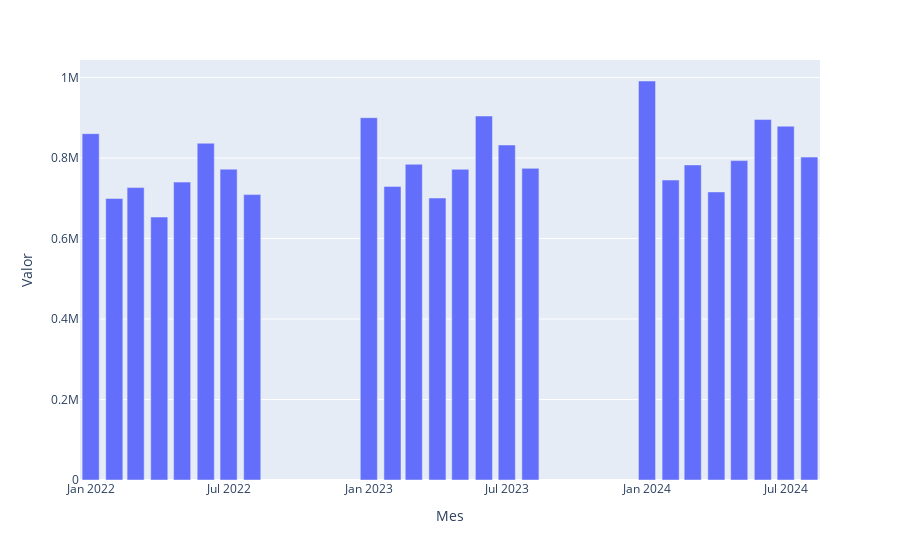

Notebook source saved alongside this figure:
### Code cell
# temporal (dias/mes/ano)
vendas_mes = vendas_df[["Mes", "Valor"]]
vendas_mes = vendas_mes.groupby("Mes", as_index=False).sum()
display(vendas_mes)

# grafico
grafico = px.bar(vendas_mes, x=vendas_mes["Mes"].astype(str), y="Valor")
grafico.show()

### Figure 1 — Plotly figure (JSON) as saved in the notebook; plotly's stock layout.template omitted (floating-point values rounded to 4 significant figures)
{"data": [{"hovertemplate": "Mes=%{x}<br>Valor=%{y}<extra></extra>", "legendgroup": "", "marker": {"color": "#636efa", "pattern": {"shape": ""}}, "name": "", "orientation": "v", "showlegend": false, "textposition": "auto", "type": "bar", "x": ["2022-01", "2022-02", "2022-03", "2022-04", "2022-05", "2022-06", "2022-07", "2022-08", "2023-01", "2023-02", "2023-03", "2023-04", "2023-05", "2023-06", "2023-07", "2023-08", "2024-01", "2024-02", "2024-03", "2024-04", "2024-05", "2024-06", "2024-07", "2024-08"], "xaxis": "x", "y": [860400.0, 699400.0, 726400.0, 653200.0, 740100.0, 836500.0, 772200.0, 709100.0, 900200.0, 729400.0, 784300.0, 700600.0, 771800.0, 904200.0, 832200.0, 774200.0, 991200.0, 745200.0, 782700.0, 715700.0, 793400.0, 895400.0, 878900.0, 802200.0], "yaxis": "y"}], "layout": {"barmode": "relative", "legend": {"tracegroupgap": 0}, "margin": {"t": 60}, "xaxis": {"anchor": "y", "domain": [0, 1], "title": {"text": "Mes"}}, "yaxis": {"anchor": "x", "domain": [0, 1], "title": {"text": "Valor"}}}}
